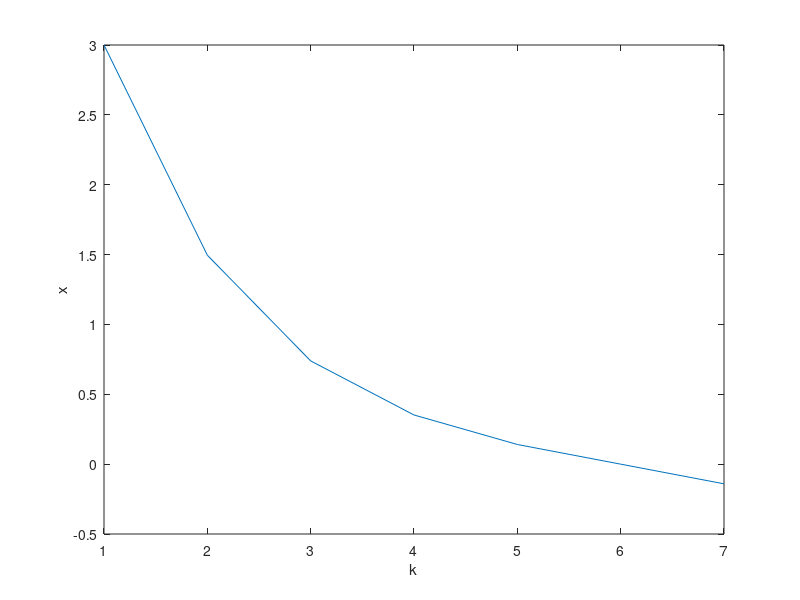

Reproduce this figure in MATLAB.
clc
clear all
close all
x(1)=3;
for k=1:6
u(k)=-(96/341)*(2^(5-k));
x(k+1)=2*x(k)+u(k);
end

plot(x)
xlabel('k')
ylabel('x')